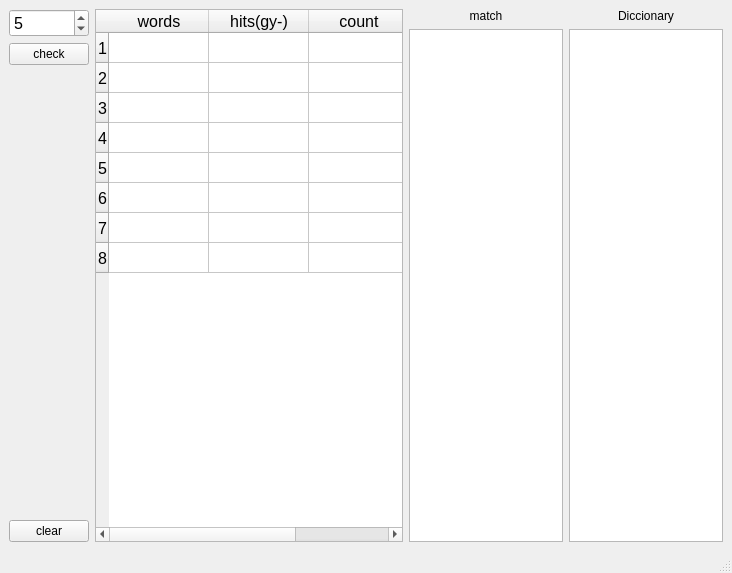
<?xml version="1.0" encoding="UTF-8"?>
<ui version="4.0">
 <class>MainWindow</class>
 <widget class="QMainWindow" name="MainWindow">
  <property name="geometry">
   <rect>
    <x>0</x>
    <y>0</y>
    <width>732</width>
    <height>573</height>
   </rect>
  </property>
  <property name="windowTitle">
   <string>Wordle assistant</string>
  </property>
  <widget class="QWidget" name="centralwidget">
   <layout class="QHBoxLayout" name="horizontalLayout_2">
    <item>
     <layout class="QHBoxLayout" name="horizontalLayout" stretch="0,2,1,1">
      <item>
       <layout class="QVBoxLayout" name="verticalLayout">
        <property name="rightMargin">
         <number>0</number>
        </property>
        <item>
         <widget class="QSpinBox" name="nletters">
          <property name="font">
           <font>
            <pointsize>12</pointsize>
           </font>
          </property>
          <property name="minimum">
           <number>3</number>
          </property>
          <property name="maximum">
           <number>8</number>
          </property>
          <property name="value">
           <number>5</number>
          </property>
         </widget>
        </item>
        <item>
         <widget class="QPushButton" name="check">
          <property name="text">
           <string>check</string>
          </property>
         </widget>
        </item>
        <item>
         <spacer name="verticalSpacer">
          <property name="orientation">
           <enum>Qt::Vertical</enum>
          </property>
          <property name="sizeHint" stdset="0">
           <size>
            <width>20</width>
            <height>40</height>
           </size>
          </property>
         </spacer>
        </item>
        <item>
         <widget class="QPushButton" name="clear">
          <property name="text">
           <string>clear</string>
          </property>
         </widget>
        </item>
       </layout>
      </item>
      <item>
       <widget class="QTableWidget" name="tab">
        <property name="font">
         <font>
          <pointsize>12</pointsize>
         </font>
        </property>
        <property name="rowCount">
         <number>8</number>
        </property>
        <row/>
        <row/>
        <row/>
        <row/>
        <row/>
        <row/>
        <row/>
        <row/>
        <column>
         <property name="text">
          <string>words</string>
         </property>
        </column>
        <column>
         <property name="text">
          <string>hits(gy-)</string>
         </property>
        </column>
        <column>
         <property name="text">
          <string>count</string>
         </property>
        </column>
       </widget>
      </item>
      <item>
       <layout class="QVBoxLayout" name="verticalLayout_2">
        <property name="rightMargin">
         <number>0</number>
        </property>
        <item>
         <widget class="QLabel" name="lMatch">
          <property name="text">
           <string>match</string>
          </property>
          <property name="alignment">
           <set>Qt::AlignCenter</set>
          </property>
         </widget>
        </item>
        <item>
         <widget class="QListWidget" name="listMatch">
          <property name="font">
           <font>
            <pointsize>12</pointsize>
           </font>
          </property>
         </widget>
        </item>
       </layout>
      </item>
      <item>
       <layout class="QVBoxLayout" name="verticalLayout_3">
        <property name="rightMargin">
         <number>0</number>
        </property>
        <item>
         <widget class="QLabel" name="lDict">
          <property name="text">
           <string>Diccionary</string>
          </property>
          <property name="alignment">
           <set>Qt::AlignCenter</set>
          </property>
         </widget>
        </item>
        <item>
         <widget class="QListView" name="listAll">
          <property name="font">
           <font>
            <pointsize>12</pointsize>
           </font>
          </property>
         </widget>
        </item>
       </layout>
      </item>
     </layout>
    </item>
   </layout>
  </widget>
  <widget class="QMenuBar" name="menubar">
   <property name="geometry">
    <rect>
     <x>0</x>
     <y>0</y>
     <width>732</width>
     <height>21</height>
    </rect>
   </property>
  </widget>
  <widget class="QStatusBar" name="statusbar"/>
 </widget>
 <resources/>
 <connections>
  <connection>
   <sender>nletters</sender>
   <signal>valueChanged(int)</signal>
   <receiver>MainWindow</receiver>
   <slot>changeLetters(int)</slot>
   <hints>
    <hint type="sourcelabel">
     <x>21</x>
     <y>49</y>
    </hint>
    <hint type="destinationlabel">
     <x>22</x>
     <y>87</y>
    </hint>
   </hints>
  </connection>
  <connection>
   <sender>check</sender>
   <signal>clicked()</signal>
   <receiver>MainWindow</receiver>
   <slot>check()</slot>
   <hints>
    <hint type="sourcelabel">
     <x>41</x>
     <y>69</y>
    </hint>
    <hint type="destinationlabel">
     <x>41</x>
     <y>115</y>
    </hint>
   </hints>
  </connection>
  <connection>
   <sender>clear</sender>
   <signal>clicked()</signal>
   <receiver>MainWindow</receiver>
   <slot>clear()</slot>
   <hints>
    <hint type="sourcelabel">
     <x>76</x>
     <y>110</y>
    </hint>
    <hint type="destinationlabel">
     <x>57</x>
     <y>187</y>
    </hint>
   </hints>
  </connection>
 </connections>
 <slots>
  <slot>changeLetters(int)</slot>
  <slot>check()</slot>
  <slot>dictSel(QModelIndex)</slot>
  <slot>clear()</slot>
 </slots>
</ui>
